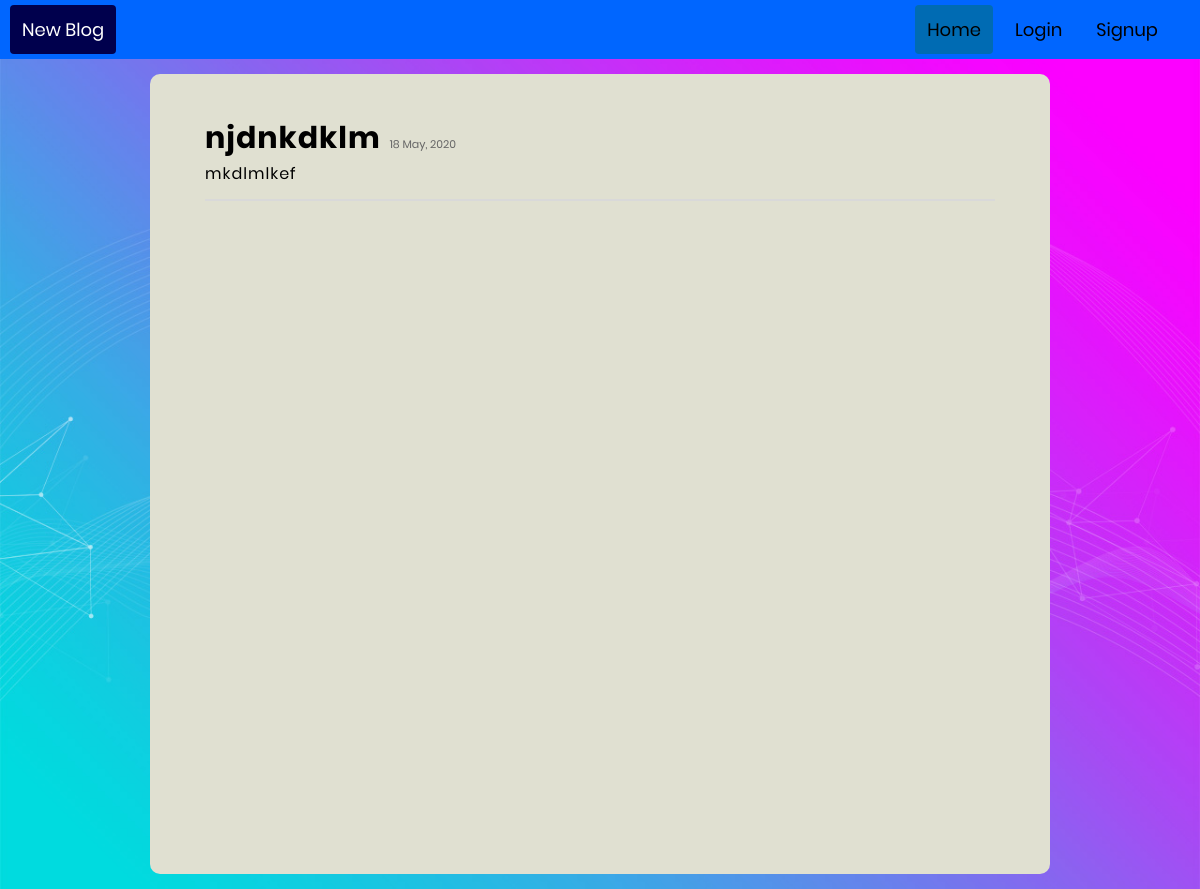
Before: /blog/ with the older database file.
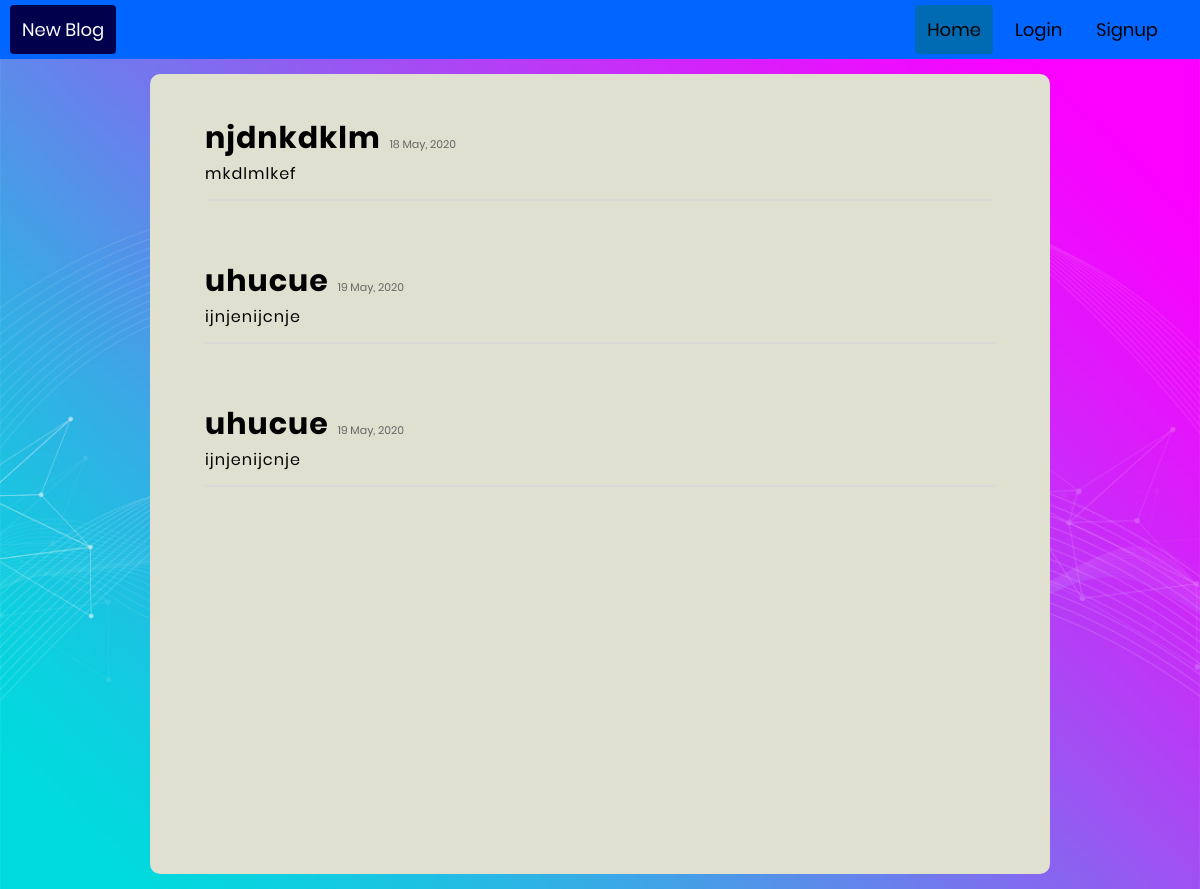
After: the same page with the newer database file.
### blog/models.py (models this page shows, shortened)
class Post(models.Model):
	title= models.TextField()
	content=models.TextField()
	create_date=models.DateTimeField(auto_now_add= True)
	def datecreated(self):
		return self.create_date.strftime('%d %b, %Y')

### blog/views.py (the view)
# urls.py: path('', views.HomePage.as_view(), name='home'),
class HomePage(TemplateView):
	def get(self, request):
		userid=request.COOKIES.get('user_id',0)
		user=""
		if userid:
			user=User.objects.filter(id=userid).first()
		posts= Post.objects.filter(create_date__lte=timezone.now()).order_by('create_date')
		return render(request, 'blog/front.html', {'alldata':posts,'user':user})

### blog/templates/blog/front.html
{% extends 'blog/base.html' %}
{% block content %}
{% load static %}
<div class="limiter">
<div class="container-login100" style="background-image: url({% static 'images/bg-02.jpg' %});">
	<div class="wrap-contact101">
		<form action="" >
			{% for p in alldata %}
			    <span >
				  <a href="{% url 'blog:onepost' p.pk %}"
				    class="contact101-form-title"
				   style="text-decoration: none">{{p.title | safe}}</a>
				</span>
				<span class="label-input101">
					{{p.datecreated}}
				</span>
				<div class="wrap-input100" >
				  <div >
				    {{p.content | safe}}
				  </div>
				</div>
			    <br><br>
			{% endfor %}
		</form>
	</div>
</div>
{% endblock %}

### blog/templates/blog/base.html (shortened to what this page needs)
<!DOCTYPE html>
{% load static %}
<html>
<head>
  <link rel="stylesheet" type="text/css" href="{% static 'blog/font-awesome.css' %}">
  <link rel="stylesheet" type="text/css" href="{% static 'blog/font-awesome.min.css' %}">
  <link rel="stylesheet" type="text/css" href="{% static 'blog/util.css' %}">
  <link rel="stylesheet" type="text/css" href="{% static 'blog/main.css' %}">
</head>
<body>
  <div class="header">
    <div class="newp">
      <a href="{% url 'blog:newpost' %}" class="pctive" >New Blog</a>
    </div>
    <div class="header-right">
      <a href="{% url 'blog:home' %}" class="active" >Home</a>
      {% if user %}
        <a href="{% url 'blog:profile' %}" class="margn-rgt margn-lft">{{user.name}}</a>
        <a href="{% url 'blog:signup' %}">Logout</a>
      {% else %}
        <a href="{% url 'blog:login' %}" class="margn-rgt margn-lft">Login</a>
        <a href="{% url 'blog:signup' %}">Signup</a>
      {% endif %}
    </div>
  </div>
  <div>
  {% block content %}
  {% endblock %}
  </div>
</body>
</html>

### blog/static/blog/main.css (style rules this page uses)
* { box-sizing: border-box; }
.header { overflow: hidden; background-color: #0066ff; padding: 5px 10px; }
.margn-rgt { margin-right: 10px; }
.margn-lft { margin-left: 10px; }
.header a.active { background-color: #006bb3; color: black; }
.header a.pctive { background-color: #00004d; color: white; }
.header a { float: left; color: black; text-align: center; padding: 12px; text-decoration: none; font-size: 18px; line-height: 25px; line-width: 100%; border-radius: 4px; }
.header-right { float: right; margin-right: 20px; }
* { margin: 0px; padding: 0px; box-sizing: border-box; }
body, html { height: 100%; font-family: Poppins-Regular, sans-serif; }
a { font-family: Poppins-Regular; font-size: 14px; line-height: 1.7; color: #666666; margin: 0px; transition: all 0.4s; -webkit-transition: all 0.4s; -o-transition: all 0.4s; -moz-transition: all 0.4s; }
.limiter { width: 100%; margin: 0 auto; }
.container-login100 { width: 100%; min-height: 100vh; display: -webkit-box; display: -webkit-flex; display: -moz-box; display: -ms-flexbox; display: flex; flex-wrap: wrap; justify-content: center; align-items: center; padding: 15px; background-repeat: no-repeat; background-position: center; background-size: cover; }
.wrap-contact101 { width: 900px; height: 100%; min-height: 100vh; overflow-wrap: break-word; background: #e0e0d1; border-radius: 10px; overflow: hidden; padding: 42px 55px 45px 55px; }
.contact101-form-title { font-family: Poppins-Bold; font-size: 30px; color: black; line-height: 1.5; text-align:left; letter-spacing: 1px; padding-bottom: 5px; }
.wrap-input100 { width: 100%; letter-spacing: 1px; position: relative; border-bottom: 2px solid #d9d9d9; padding-bottom: 13px; margin-bottom: 8px; }
.label-input101 { font-family: Poppins-Regular; font-size: 11px; color: #666666; line-height: 1.0 ; padding-left: 5px; }

Changed rows visible on the page:
added Post: title "uhucue", datecreated "19 May, 2020", content "ijnjenijcnje"
added Post: title "uhucue", datecreated "19 May, 2020", content "ijnjenijcnje"
